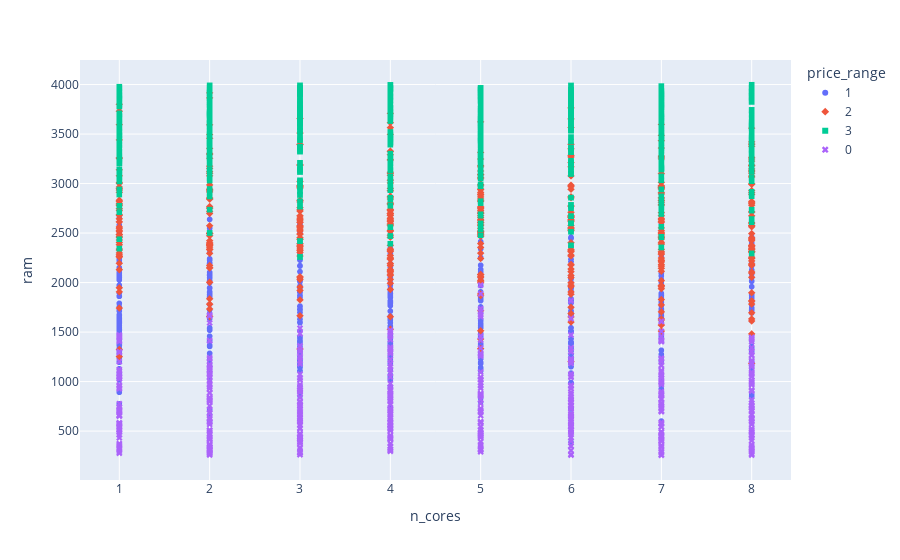

Write notebook code for a chart like this one.
### Code cell
scatterwithHue(df,"n_cores","ram",Hue="price_range")

### Figure 1 — Plotly figure (JSON) as saved in the notebook; plotly's stock layout.template omitted (floating-point values rounded to 4 significant figures; data arrays with more than 128 entries replaced by an {"elided": "..."} marker saying what was removed)
{"data": [{"hovertemplate": "price_range=1<br>n_cores=%{x}<br>ram=%{y}<extra></extra>", "legendgroup": "1", "marker": {"color": "#636efa", "symbol": "circle"}, "mode": "markers", "name": "1", "showlegend": true, "type": "scattergl", "x": {"elided": "500 int values"}, "xaxis": "x", "y": {"elided": "500 int values"}, "yaxis": "y"}, {"hovertemplate": "price_range=2<br>n_cores=%{x}<br>ram=%{y}<extra></extra>", "legendgroup": "2", "marker": {"color": "#EF553B", "symbol": "diamond"}, "mode": "markers", "name": "2", "showlegend": true, "type": "scattergl", "x": {"elided": "500 int values"}, "xaxis": "x", "y": {"elided": "500 int values"}, "yaxis": "y"}, {"hovertemplate": "price_range=3<br>n_cores=%{x}<br>ram=%{y}<extra></extra>", "legendgroup": "3", "marker": {"color": "#00cc96", "symbol": "square"}, "mode": "markers", "name": "3", "showlegend": true, "type": "scattergl", "x": {"elided": "500 int values"}, "xaxis": "x", "y": {"elided": "500 int values"}, "yaxis": "y"}, {"hovertemplate": "price_range=0<br>n_cores=%{x}<br>ram=%{y}<extra></extra>", "legendgroup": "0", "marker": {"color": "#ab63fa", "symbol": "x"}, "mode": "markers", "name": "0", "showlegend": true, "type": "scattergl", "x": {"elided": "500 int values"}, "xaxis": "x", "y": {"elided": "500 int values"}, "yaxis": "y"}], "layout": {"legend": {"title": {"text": "price_range"}, "tracegroupgap": 0}, "margin": {"t": 60}, "xaxis": {"anchor": "y", "domain": [0, 1], "title": {"text": "n_cores"}}, "yaxis": {"anchor": "x", "domain": [0, 1], "title": {"text": "ram"}}}}
